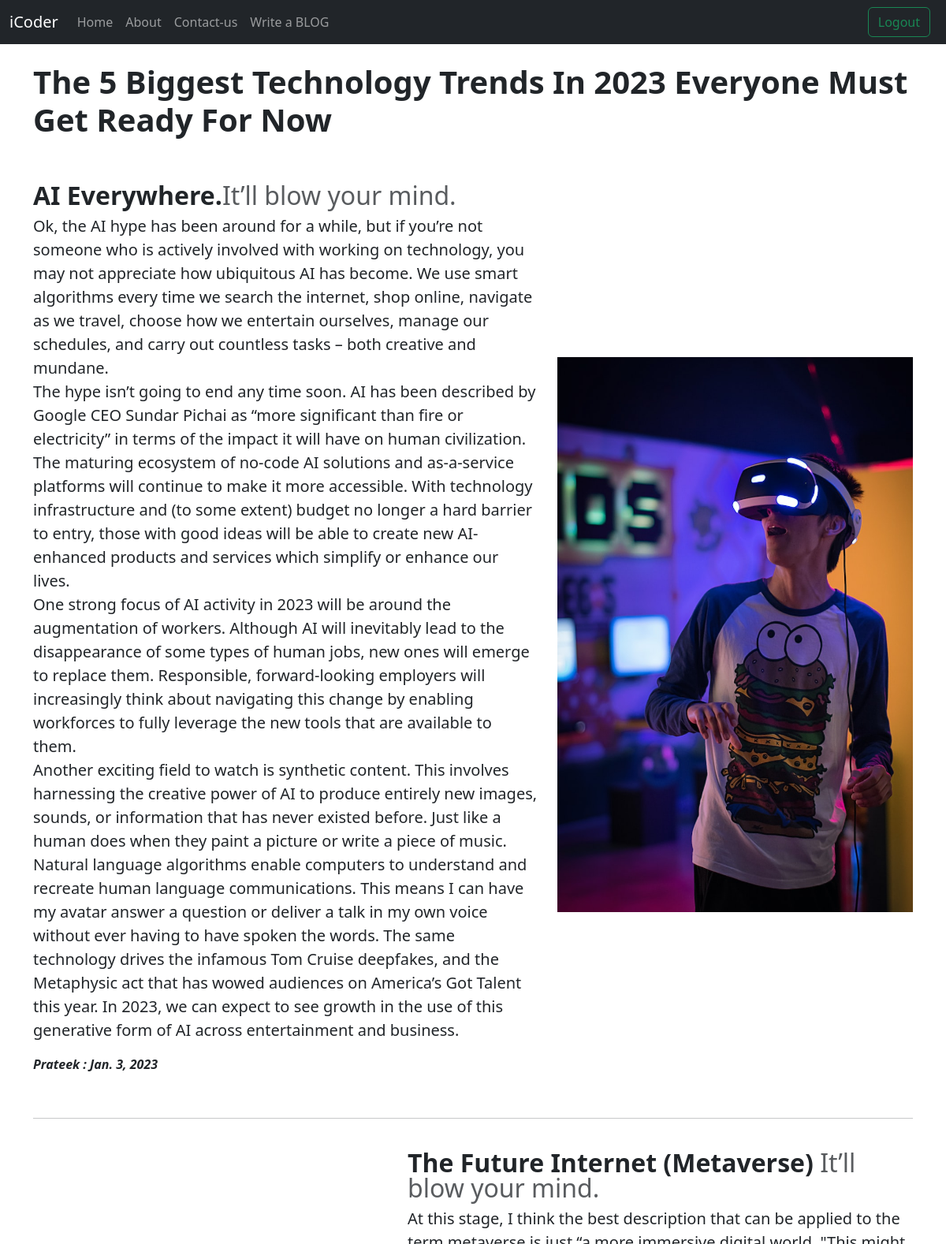
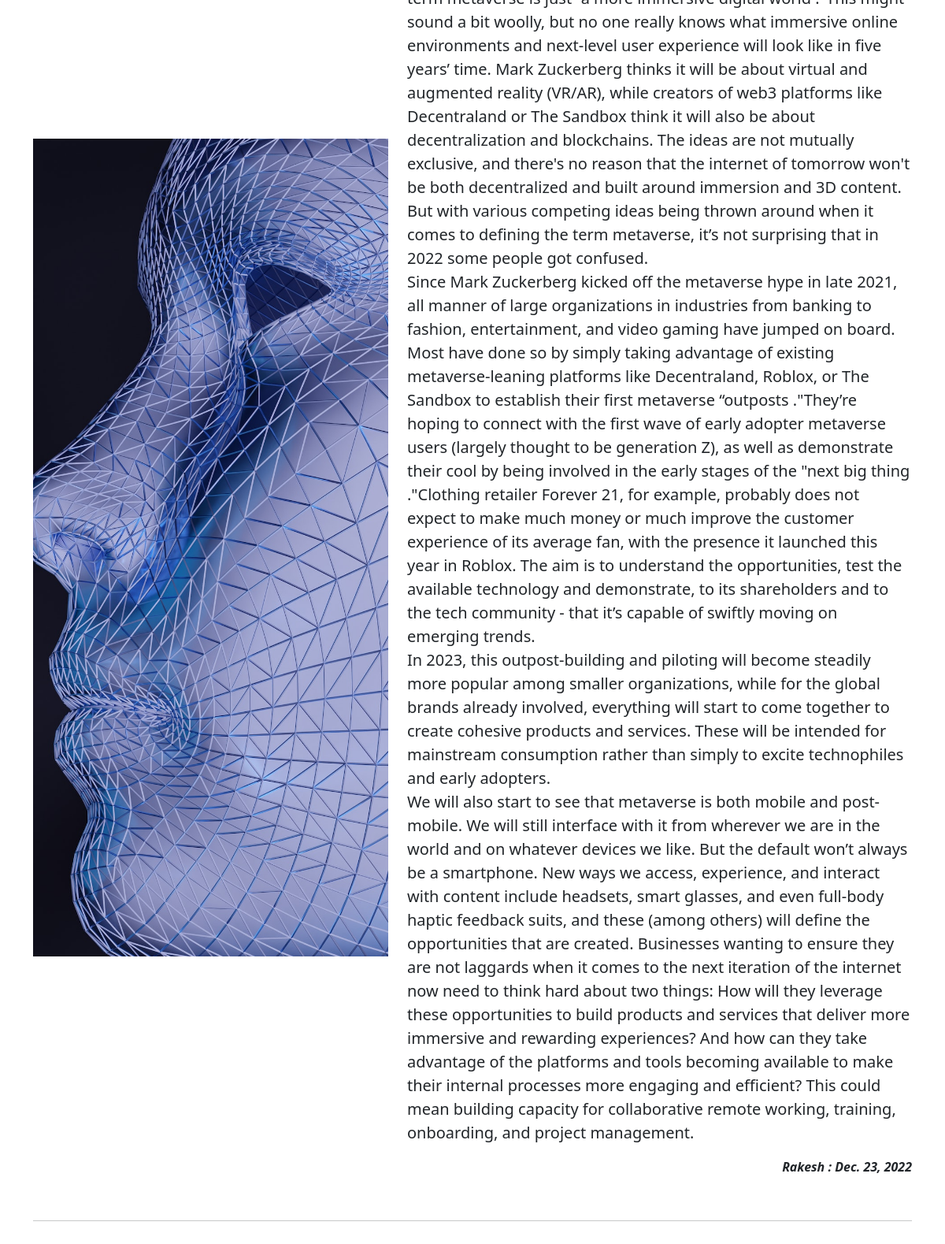
The app's page /technolgy (signed in, upper part) with its own data (2 pictures, top to bottom).
### Blogging/models.py (models this page shows, shortened)
class WriteTechnologyBlog(models.Model):
    name = models.CharField(max_length = 60)
    email = models.CharField(max_length = 60)
    topic = models.CharField(max_length = 150)
    write = models.TextField(max_length = 8000)
    date = models.DateField()

### blog/views.py (the view)
# urls.py: path('technolgy', views.technology,name='technology'),
def technology(request):
    if request.user.is_authenticated:
        blog = WriteTechnologyBlog.objects.all()
        return render(request,'tech.html',{'blog':blog})
    else:
        messages.error(request,'Login to read latest blog ')
        return redirect('blog')

### templates/tech.html (shortened to what this page needs)
<!doctype html>
<html lang="en">
  <head>
    <link href="https://cdn.jsdelivr.net/npm/bootstrap@5.3.2/dist/css/bootstrap.min.css" rel="stylesheet">
  </head>
    <body>
        <nav class="navbar navbar-expand-lg navbar-dark bg-dark navbar sticky-top ">
            <div class="container-fluid">
              <a class="navbar-brand" href="#">iCoder</a>
              <div class="collapse navbar-collapse" id="navbarSupportedContent">
                <ul class="navbar-nav me-auto mb-2 mb-lg-0">
                  <li class="nav-item active">
                    <a class="nav-link " aria-current="page" href="{% url 'blog' %}">Home</a>
                  </li>
                  <li class="nav-item active">
                    <a class="nav-link " href="{%url 'about'%}">About</a>
                  </li>
                  <li class="nav-item active">
                    <a class="nav-link" href="{% url 'contact'%}">Contact-us</a>
                  </li>
                  <li class="nav-item active">
                    <a class="nav-link " href="{% url 'writeablog'%}">Write a BLOG</a>
                  </li>
                </ul>
                  <div class="mx-2">
                    <a href="{% url 'logout'%}" id="logout"><button class="btn btn-outline-success btn-block" type="button">Logout</button></a>
                  </div>
              </div>
            </div>
          </nav>
<br>
{% load static %}
{% for i in blog%}
 {% if i.name == 'Prateek'%}
<div class="container ">
    <h1><b>The 5 Biggest Technology Trends In 2023 Everyone Must Get Ready For Now</b></h1> <br><br>
  <div class="row featurette d-flex justify-content-center align-items-center ">
      <div class="col-md-7">
          <h2 class="featurette-heading fw-normal lh-1"><b>{{i.topic}}.</b><span class="text-body-secondary">It’ll blow your mind.</span></h2>
        <p class="lead"> {{i.write|safe }}</p>
        <div>
          <p class="text-start mt-2 "><i><b>{{i.name}} : {{i.date}}</b></i></p>
         </div>
      </div>
      <div class="col-md-5 ">
          <img src=" {% static '\image\ai.jpeg'%}" class="bd-placeholder-img bd-placeholder-img-lg featurette-image img-fluid mx-auto" width="800" height="1250">
      </div>
    </div>
   <br>
 <hr><br>
   <div class="row featurette d-flex justify-content-center align-items-center ">
      <div class="col-md-7 order-md-2">
        {% elif i.name == 'Rakesh'%}
          <h2 class="featurette-heading fw-normal lh-1 pl-0"><b>{{i.topic}}</b> <span class="text-body-secondary">It’ll blow your mind.</span></h2>
        <p class="lead">{{i.write|safe}}</p>
        <div>
          <p class="text-end mt-2 "><i><b>{{i.name}} : {{i.date}}</b></i></p>
         </div>
      </div>
      <div class="col-md-5 ">
           <img src="{% static '\image\meta22.jpeg'%}" class="bd-placeholder-img bd-placeholder-img-lg featurette-image img-fluid mx-auto" width="800" height="1840">
      </div>
    </div>
   <br><hr><br>
   {% elif i.name == 'Rahul'%}
   <br><hr><br>
   {% elif i.name == 'Rohit'%}
<br><hr><br>
{% elif i.name == 'Mohit' %}
 </div>
  {%endif%}
{%endfor%}
</body>
</html>

### records on screen
WriteTechnologyBlog: topic "AI Everywhere", write "Ok, the AI hype has been around for a while, but if you’re not someone who is actively involved with working on technology, you may not appreciate how ubiquitous AI has become. We use smart algorithms every time we search the internet, shop online, navigate as we travel, choose how we entertain ourselves, manage our schedules, and carry out countless tasks – both creative and mundane. The hype isn’t going to end any time soon. AI has been described by Google CEO Sundar Pichai as “more significant than fire or electricity” in terms of the impact it will have on human civilization. The maturing ecosystem of no-code AI solutions and as-a-service platforms will continue to make it more…", name "Prateek", date "Jan. 3, 2023"
WriteTechnologyBlog: topic "The Future Internet (Metaverse)", write "At this stage, I think the best description that can be applied to the term metaverse is just “a more immersive digital world .\"This might sound a bit woolly, but no one really knows what immersive online environments and next-level user experience will look like in five years’ time. Mark Zuckerberg thinks it will be about virtual and augmented reality (VR/AR), while creators of web3 platforms like Decentraland or The Sandbox think it will also be about decentralization and blockchains. The ideas are not mutually exclusive, and there's no reason that the internet of tomorrow won't be both decentralized and built around immersion and 3D content. But with various competing ideas being thrown…", name "Rakesh", date "Dec. 23, 2022"
